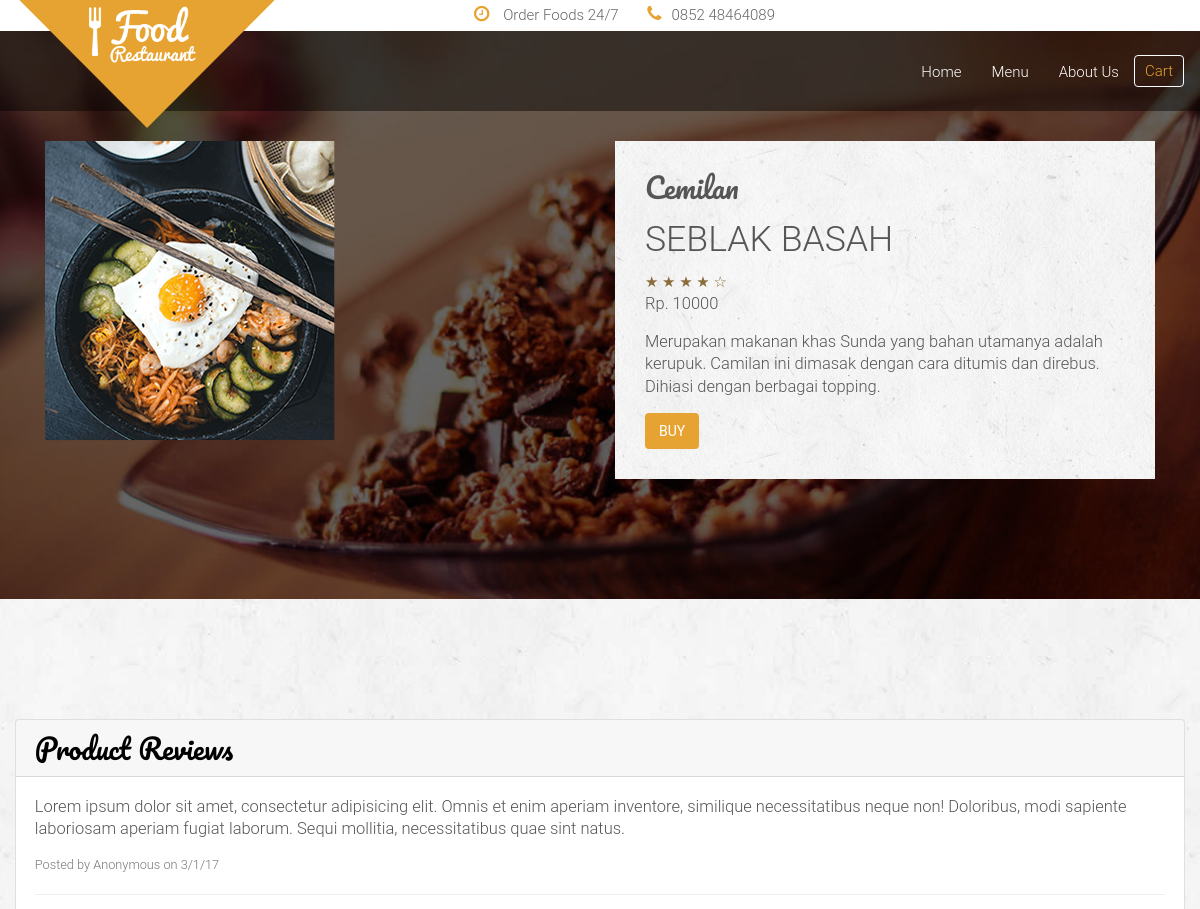
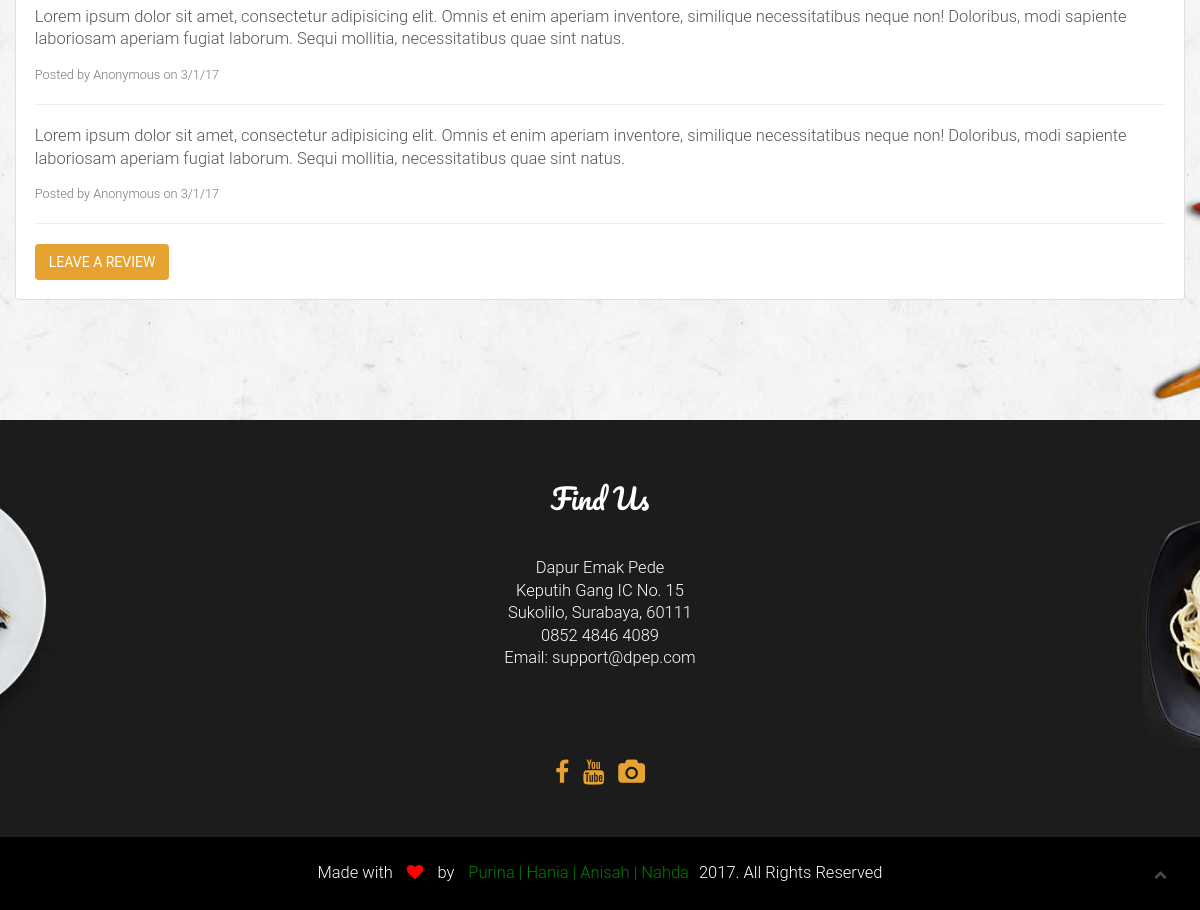
Screenshot of /detail.php?id=2 with the database file from the repository (2 pictures, top to bottom).
### tables this page shows
CREATE TABLE `menu` (
  `m_ID` char(10) NOT NULL,
  `m_nama` varchar(100) NOT NULL,
  `m_detail` varchar(1000) DEFAULT NULL,
  `m_harga` float DEFAULT NULL,
  `m_stock` int(11) DEFAULT NULL,
  `m_rating` float DEFAULT NULL,
  `m_gambar` text,
  PRIMARY KEY (`m_ID`)
);

### detail.php (the view, shortened to what this page needs)
<?php
     include('connect.php');
     $id=$_GET['id'];
     $sql = "SELECT * FROM menu WHERE m_ID='$id'";
     $res = mysqli_query($conn,$sql);
     $menu = mysqli_fetch_array($res);
 ?>
<!doctype html>
 <html class="no-js" lang="">
    <head>
        <link rel="stylesheet" href="assets/css/bootstrap.min.css">
        <link rel="stylesheet" href="assets/css/font-awesome.min.css">
        <link rel="stylesheet" type="text/css" href="style.css">
        <link rel="stylesheet" href="assets/css/animate/animate.css" />
        <link rel="stylesheet" href="assets/css/plugins.css" />
        <link rel="stylesheet" href="assets/css/style.css">
        <link rel="stylesheet" href="assets/css/responsive.css" />
    </head>
    <body>
        <header id="home" class="navbar-fixed-top">
            <div class="header_top_menu clearfix">
                <div class="container">
                    <div class="row">
                        <div class="col-md-5 col-md-offset-3 col-sm-12 text-right">
                            <div class="call_us_text">
								<a href=""><i class="fa fa-clock-o"></i> Order Foods 24/7</a>
								<a href=""><i class="fa fa-phone"></i>0852 48464089</a>
							</div>
                        </div>
                    </div>
                </div>
            </div>
            <div class="main_menu_bg">
                <div class="container">
                    <div class="row">
                        <nav class="navbar navbar-default">
                            <div class="container-fluid">
                                <div class="navbar-header">
                                    <a class="navbar-brand our_logo" href="#"><img src="assets/images/logo.png" alt="" /></a>
                                </div>
                                <div class="collapse navbar-collapse" id="bs-example-navbar-collapse-1">
                                    <ul class="nav navbar-nav navbar-right">
                                        <li><a href="index.php#slider">Home</a></li>
                                        <li><a href="menu.php#portfolio">Menu</a></li>
                                        <li><a href="index.php#abouts">About Us</a></li>
                                        <li><a href="cart.php" class="booking">Cart</a></li>
                                    </ul>
                                </div>
                            </div>
                        </nav>
                    </div>
                </div>
            </div>
        </header>
        <section id="features" class="features">
            <div class="slider_overlay">
                <div class="container">
                    <div class="row">
                        <div class="main_features_content_area  wow fadeIn" data-wow-duration="3s" bg>
                            <div class="col-md-12">
                                <div class="col-md-6 wow slideInLeft" data-wow-duration="1s" >
                                    <img src="assets/images/<?php echo $menu['m_gambar'] ?>">
                                </div>
                                <div class="col-md-6 wow slideInRight" data-wow-duration="1s">
                                    <div class="single_features_text">
                                        <h4>Cemilan</h4>
                                        <h3 value="<?php echo $menu['m_nama'] ?>"><?php echo $menu['m_nama'] ?> </h3>
                                        <span class="text-warning" >&#9733; &#9733; &#9733; &#9733; &#9734;</span>
                                        <p>Rp. <?php echo $menu['m_harga'] ?></p>
                                        <p><?php echo $menu['m_detail'] ?></p>
                                        <a  class="btn btn-primary" data-toggle="modal" data-target="#myModal">buy</a>
                                    </div>
                                </div>
                            </div>
                        </div>
                    </div>
                </div>
            </div>
        </section>
        <section id="abouts" class="abouts">
            <div class="container">
                <div class="row">
                    <div class="abouts_content">
                        <div class="single_abouts_text wow slideInRight" data-wow-duration="1s">
                            <div class="card card-outline-secondary my-4">
                                <h4 class="card-header">
                                Product Reviews
                                </h4>
                                <div class="card-body">
                                    <p>Lorem ipsum dolor sit amet, consectetur adipisicing elit. Omnis et enim aperiam inventore, similique necessitatibus neque non! Doloribus, modi sapiente laboriosam aperiam fugiat laborum. Sequi mollitia, necessitatibus quae sint natus.</p>
                                    <small class="text-muted">Posted by Anonymous on 3/1/17</small>
                                    <hr>
                                    <p>Lorem ipsum dolor sit amet, consectetur adipisicing elit. Omnis et enim aperiam inventore, similique necessitatibus neque non! Doloribus, modi sapiente laboriosam aperiam fugiat laborum. Sequi mollitia, necessitatibus quae sint natus.</p>
                                    <small class="text-muted">Posted by Anonymous on 3/1/17</small>
                                    <hr>
                                    <p>Lorem ipsum dolor sit amet, consectetur adipisicing elit. Omnis et enim aperiam inventore, similique necessitatibus neque non! Doloribus, modi sapiente laboriosam aperiam fugiat laborum. Sequi mollitia, necessitatibus quae sint natus.</p>
                                    <small class="text-muted">Posted by Anonymous on 3/1/17</small>
                                    <hr>
                                    <a class="btn btn-primary" data-toggle="modal" data-target="#commentModal">Leave a Review</a>
                                </div>
                            </div>
                        </div>
                    </div>
                </div>
            </div>
        </section>
       <section id="footer_widget" class="footer_widget">
            <div class="container">
                <div class="row">
                    <div class="footer_widget_content text-center">
                        <div class="col-md-12">
                            <div class="single_widget wow fadeIn" data-wow-duration="2s">
                                <h3>Find Us</h3>
                                <div class="single_widget_info">
                                    <p>Dapur Emak Pede
                                        <span>Keputih Gang IC No. 15<br>Sukolilo, Surabaya, 60111
                                            <br> 0852 4846 4089</span>
                                        <span>Email: support@dpep.com</span></p>
                                </div>
                                <div class="footer_socail_icon">
                                    <a href="http://fb.com/anshpd"><i class="fa fa-facebook"></i></a>
                                    <a href="https://www.youtube.com/watch?v=SKUzsDdZ37s"><i class="fa fa-youtube"></i></a>
                                    <a href="http://instagram.com/nhdzhra"><i class="fa fa-camera"></i></a>
                                </div>
                            </div>
                        </div>
                        </div>
                    </div>
                </div>
        </section>
        <footer id="footer" class="footer">
            <div class="container text-center">
                <div class="row">
                    <div class="col-sm-12">
                        <div class="copyright wow zoomIn" data-wow-duration="3s">
							<p>Made with <i class="fa fa-heart"></i> by <a href="https://www.youtube.com/watch?v=SKUzsDdZ37s">Purina | Hania | Anisah | Nahda</a>2017. All Rights Reserved</p>
						</div>
                    </div>
                </div>
            </div>
        </footer>
		<div class="scrollup">
			<a href="#"><i class="fa fa-chevron-up"></i></a>
		</div>
    </body>
</html>

### style.css (style rules this page uses)
* { margin: 0; padding: 0; }

### assets/css/style.css (style rules this page uses)
html, body { background-color: #1E2E3B; font-size: 15px; color: #565656; width: 100%; padding: 0; margin-left: 0; margin-right: 0; font-family: 'roboto', sans-serif; font-weight: 300; }
img { -moz-user-select: none; -webkit-user-select: none; -ms-user-select: none; user-select: none; -webkit-user-drag: none; user-drag: none; }
a, a:hover, a:active, a:focus { text-decoration: none; outline: none; }
a, button, a span { -webkit-transition: 0.2s ease-in-out; -o-transition: 0.2s ease-in-out; transition: 0.2s ease-in-out; }
*, *:before, *:after { -webkit-box-sizing: border-box; -moz-box-sizing: border-box; box-sizing: border-box; }
p { margin: 0 0 15px; }
ol, ul { list-style: none; padding: 0; }
img { max-width: 100%; }
h1, h2, h3 { font-family: 'roboto', sans-serif; font-weight: 300; margin: 0; }
h4, h5 { font-weight: 300; margin: 0; line-height: 2rem; font-family: 'Pacifico', cursive; }
h3 { font-weight: 300; margin-bottom: .9rem; font-size: 2.375rem; line-height: 2.5rem; }
h4 { font-size:1.875rem; line-height: 2.2rem; margin-bottom: 1.1rem; font-family: 'Pacifico', cursive; }
p { line-height: 1.5rem; font-size: 1.1rem; }
p:last-child { margin-bottom: 0px; }
section { margin:0; }
.btn { margin-right: 15px; border-radius: 0px; }
.btn-primary { color: #ffffff; }
.btn-primary { background-color: #E7A331; color: #ffffff; border: 2px solid #E7A331; text-transform: uppercase; border-radius:4px; }
.btn-primary:before, .btn-primary:after { background-color: #ffffff; }
.header_top_menu { background:#fff; position:relative; }
a.navbar-brand.our_logo { position: absolute; left: 0; top: -50px; width: 25%; }
.header_top_menu .call_us_text a { color:#666; font-size:15px; margin-left:15px; padding:5px; display:inline-block; }
.header_top_menu .call_us_text a i { color:#e7a331; margin-right:10px; font-size:18px; }
.main_menu_bg { background:rgba(0, 0, 0, .45); height: 80px; }
.navbar-default { background-color: transparent; border-color: transparent; }
.container-fluid { margin-top: 15px; }
.main_menu_bg li a.booking { border: 1px solid #fff; border-radius: 4px; color: #e7a331 !important; padding: 5px 10px; margin-top: 8px; }
.main_menu_bg .navbar { margin-bottom: 0px; }
.navbar-default .navbar-nav>li>a { color: #fff; }
.slider_overlay { background:rgba(0, 0, 0, .6); width:100%; top:0; left:0; }
.abouts { background: url(../images/abtbg.jpg) no-repeat center top scroll; -moz-background-size: cover; -webkit-background-size: cover; -o-background-size: cover; background-size: cover; width: 100%; overflow: hidden; }
.abouts_content { padding:120px 0px; display:inline-block; }
.single_abouts_text h4 { color:#000000; }
.features { background:url(../images/ftbg.jpg) center center no-repeat; -moz-background-size: cover; -webkit-background-size: cover; -o-background-size: cover; background-size: cover; width: 100%; overflow: hidden; }
.main_features_content_area { padding:120px 0px; display:inline-block; }
.single_features_text { background:url(../images/textbg.jpg) center center no-repeat; padding:30px; background-size:cover; }
.footer_widget { background:url(../images/footerbg.jpg) center top no-repeat scroll; -moz-background-size: cover; -webkit-background-size: cover; -o-background-size: cover; background-size: cover; width: 100%; overflow: hidden; }
.footer_widget_content { color:#fff; }
.single_widget { padding-bottom: 50px; padding-top:60px; }
.single_widget h3 { font-size:1.875rem; font-family: 'Pacifico', cursive; }
.single_widget_info p { margin-top:40px; }
.single_widget_info p span { display:block; }
.footer_socail_icon { margin-top:90px; }
.footer_socail_icon a { padding:5px; }
.footer_socail_icon a i { font-size:25px; color:#e7a331; }
.footer { background:#000; }
.footer .copyright p { padding:25px; color:#fff; }
.footer .copyright p i { padding:0px 10px; color:#ff0000; }
.footer .copyright p a { padding:0px 10px; color:green; }
.scrollup { width: 30px; height: 30px; border-radius: 15px; opacity: .3; position: fixed; bottom: 20px; right: 25px; color: #fff; cursor: pointer; background-color: #000; z-index: 1000; transition: opacity .5s, background-color .5s; -moz-transition: opacity .5s, background-color .5s; -webkit-transition: opacity .5s, background-color .5s; }
.scrollup i { font-size: 13px; position: absolute; opacity: 1; color: #fff; left: 50%; top: 50%; margin-top: -7px; margin-left: -6px; text-decoration: none; }

### rows the page displays
menu: m_gambar (picture), m_nama "SEBLAK BASAH", m_harga "10000", m_detail "Merupakan makanan khas Sunda yang bahan utamanya adalah kerupuk. Camilan ini dimasak dengan cara ditumis dan direbus. Dihiasi dengan berbagai topping."
